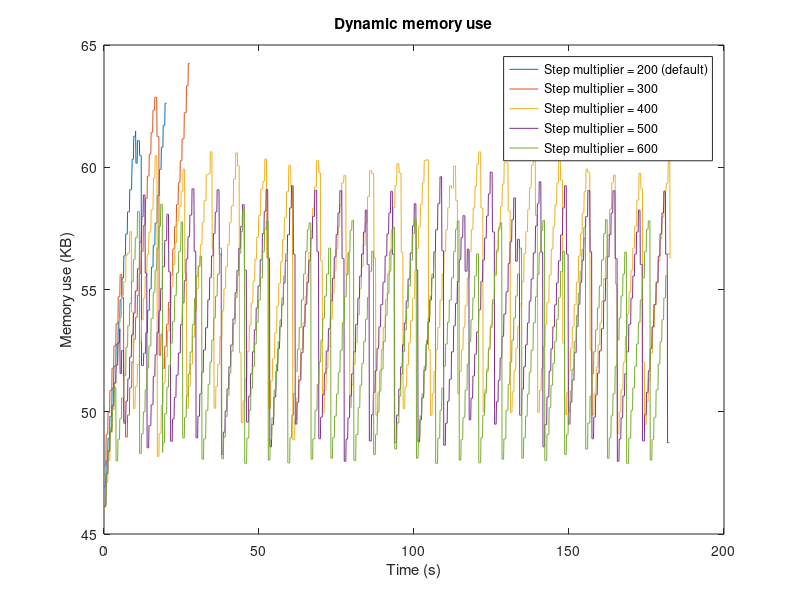

This chart was generated by the following MATLAB code:
figure('Name', 'dynamic_memory_use_opt')
hold off
file1 = fopen('mem_gc200_opt.txt', 'r');
file2 = fopen('mem_gc300_opt.txt', 'r');
file3 = fopen('mem_gc400_opt.txt', 'r');
file4 = fopen('mem_gc500_opt.txt', 'r');
file5 = fopen('mem_gc600_opt.txt', 'r');
data1 = fscanf(file1, '%f');
data2 = fscanf(file2, '%f');
data3 = fscanf(file3, '%f');
data4 = fscanf(file4, '%f');
data5 = fscanf(file5, '%f');

dt = 0.1;
t1 = [0:length(data1)-1]*dt;
t2 = [0:length(data2)-1]*dt;
t3 = [0:length(data3)-1]*dt;
t4 = [0:length(data4)-1]*dt;
t5 = [0:length(data5)-1]*dt;

plot(t1, data1, t2, data2, t3, data3, t4, data4, t5, data5)
title('Dynamic memory use')
legend('Step multiplier = 200 (default)', 'Step multiplier = 300', 'Step multiplier = 400', 'Step multiplier = 500', 'Step multiplier = 600')
xlabel('Time (s)'), ylabel('Memory use (KB)')

fclose(file1);
fclose(file2);
fclose(file3);
fclose(file4);
fclose(file5);

% values: gc pause: 110, task_size: 500, EVENT_INTERVAL (task): 1ms,
% MEASURE_INTERVAL: 100ms, SEND_INTERVAL: 1s

avg200 = mean(data1);
avg300 = mean(data2);
avg400 = mean(data3);
avg500 = mean(data4);
avg600 = mean(data5);
averages = [avg200, avg300, avg400, avg500, avg600]

[max200, i200] = max(data1);
[max300, i300] = max(data2);
[max400, i400] = max(data3);
[max500, i500] = max(data4);
[max600, i600] = max(data5);

maxes = [max200, max300, max400, max500, max600]

index200 = i200*dt;
index300 = i300*dt;
index400 = i400*dt;
index500 = i500*dt;
index600 = i600*dt;
indices = [index200, index300, index400, index500, index600]